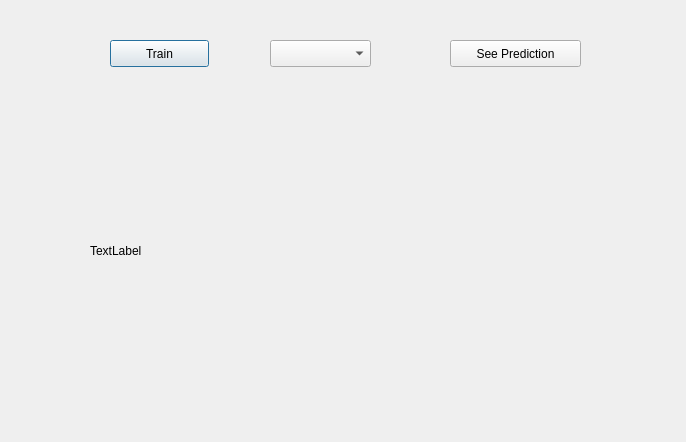
<?xml version="1.0" encoding="UTF-8"?>
<ui version="4.0">
 <class>Dialog</class>
 <widget class="QDialog" name="Dialog">
  <property name="geometry">
   <rect>
    <x>0</x>
    <y>0</y>
    <width>686</width>
    <height>442</height>
   </rect>
  </property>
  <property name="windowTitle">
   <string>Dialog</string>
  </property>
  <widget class="QPushButton" name="train_btn">
   <property name="geometry">
    <rect>
     <x>110</x>
     <y>40</y>
     <width>99</width>
     <height>27</height>
    </rect>
   </property>
   <property name="text">
    <string>Train</string>
   </property>
  </widget>
  <widget class="QPushButton" name="predict_btn">
   <property name="geometry">
    <rect>
     <x>450</x>
     <y>40</y>
     <width>131</width>
     <height>27</height>
    </rect>
   </property>
   <property name="text">
    <string>See Prediction</string>
   </property>
  </widget>
  <widget class="QLabel" name="result">
   <property name="geometry">
    <rect>
     <x>90</x>
     <y>140</y>
     <width>531</width>
     <height>221</height>
    </rect>
   </property>
   <property name="text">
    <string>TextLabel</string>
   </property>
  </widget>
  <widget class="QComboBox" name="select">
   <property name="geometry">
    <rect>
     <x>270</x>
     <y>40</y>
     <width>101</width>
     <height>27</height>
    </rect>
   </property>
  </widget>
 </widget>
 <resources/>
 <connections/>
</ui>
